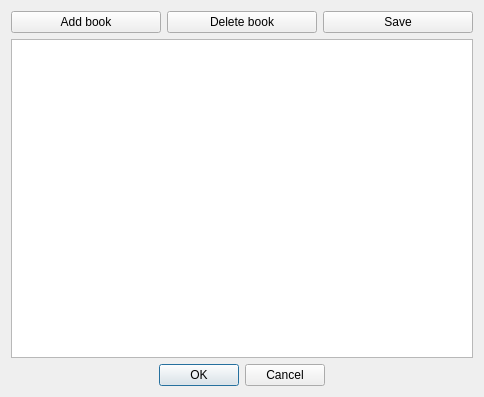
<?xml version="1.0" encoding="UTF-8"?>
<ui version="4.0">
 <class>ListBooks</class>
 <widget class="QDialog" name="ListBooks">
  <property name="geometry">
   <rect>
    <x>0</x>
    <y>0</y>
    <width>484</width>
    <height>397</height>
   </rect>
  </property>
  <property name="windowTitle">
   <string>List books</string>
  </property>
  <property name="locale">
   <locale language="English" country="UnitedStates"/>
  </property>
  <layout class="QGridLayout" name="gridLayout">
   <item row="0" column="0">
    <layout class="QHBoxLayout" name="horizontalLayout">
     <item>
      <widget class="QPushButton" name="AddBook">
       <property name="text">
        <string>Add book</string>
       </property>
      </widget>
     </item>
     <item>
      <widget class="QPushButton" name="DelBook">
       <property name="text">
        <string>Delete book</string>
       </property>
      </widget>
     </item>
     <item>
      <widget class="QPushButton" name="bSave">
       <property name="text">
        <string>Save</string>
       </property>
      </widget>
     </item>
    </layout>
   </item>
   <item row="1" column="0">
    <layout class="QVBoxLayout" name="verticalLayout">
     <item>
      <widget class="QTableView" name="TableListBooks">
       <property name="selectionMode">
        <enum>QAbstractItemView::SingleSelection</enum>
       </property>
       <attribute name="verticalHeaderVisible">
        <bool>false</bool>
       </attribute>
      </widget>
     </item>
     <item>
      <widget class="QDialogButtonBox" name="ButtonBoxListBooks">
       <property name="orientation">
        <enum>Qt::Horizontal</enum>
       </property>
       <property name="standardButtons">
        <set>QDialogButtonBox::Cancel|QDialogButtonBox::Ok</set>
       </property>
       <property name="centerButtons">
        <bool>true</bool>
       </property>
      </widget>
     </item>
    </layout>
   </item>
  </layout>
 </widget>
 <resources/>
 <connections>
  <connection>
   <sender>ButtonBoxListBooks</sender>
   <signal>accepted()</signal>
   <receiver>ListBooks</receiver>
   <slot>accept()</slot>
   <hints>
    <hint type="sourcelabel">
     <x>248</x>
     <y>254</y>
    </hint>
    <hint type="destinationlabel">
     <x>157</x>
     <y>274</y>
    </hint>
   </hints>
  </connection>
  <connection>
   <sender>ButtonBoxListBooks</sender>
   <signal>rejected()</signal>
   <receiver>ListBooks</receiver>
   <slot>reject()</slot>
   <hints>
    <hint type="sourcelabel">
     <x>316</x>
     <y>260</y>
    </hint>
    <hint type="destinationlabel">
     <x>286</x>
     <y>274</y>
    </hint>
   </hints>
  </connection>
 </connections>
</ui>
